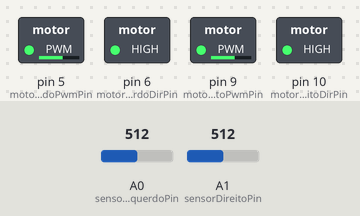
This sketch was run on a simulated Arduino Uno, built with avr-gcc and run on an emulated ATmega328P. Shown: switched loads named in the sketch (green lamp = pin HIGH). The test bench sets the inputs (shaded band); at power-on: A0 (sensorEsquerdoPin) = 512, A1 (sensorDireitoPin) = 512.

Above: at 1.2 s.
1.3 s: A0 (sensorEsquerdoPin) set to 716
At 1.8 s:
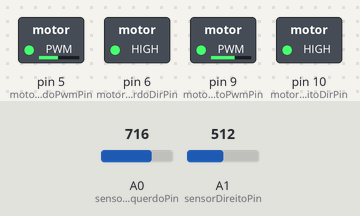
2.8 s: A1 (sensorDireitoPin) set to 900
At 4.0 s:
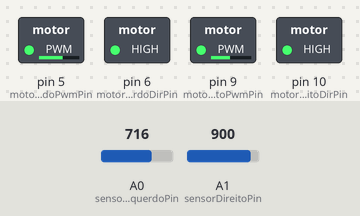
4.3 s: A1 (sensorDireitoPin) set to 716
At 5.3 s:
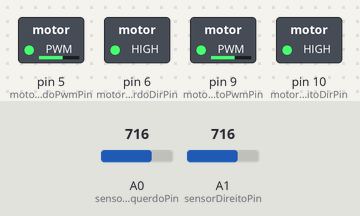
5.8 s: A1 (sensorDireitoPin) set to 511
At 6.4 s:
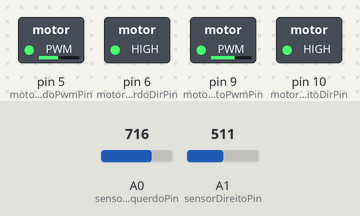
Timing chart, 0 to 8.3 s (numbered marks = the images above; inputs shaded):
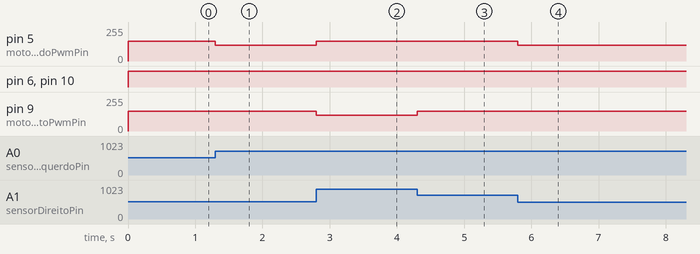

The sketch:

Carrinho_Seguidor_de_Linha.ino
```cpp
// Define os pinos dos sensores infravermelho
const int sensorEsquerdoPin = A0;
const int sensorDireitoPin = A1;

// Define os pinos dos motores
const int motorEsquerdoPwmPin = 5;
const int motorEsquerdoDirPin = 6;
const int motorDireitoPwmPin = 9;
const int motorDireitoDirPin = 10;

// Define as variáveis para controle dos motores
int velocidadeBase = 150; // velocidade base dos motores (0-255)
int correcaoVelocidade = 30; // correção de velocidade para um dos motores

void setup() {
  // Define os pinos dos motores como saídas
  pinMode(motorEsquerdoPwmPin, OUTPUT);
  pinMode(motorEsquerdoDirPin, OUTPUT);
  pinMode(motorDireitoPwmPin, OUTPUT);
  pinMode(motorDireitoDirPin, OUTPUT);

  // Define os pinos dos sensores infravermelho como entradas
  pinMode(sensorEsquerdoPin, INPUT);
  pinMode(sensorDireitoPin, INPUT);
}

void loop() {
  // Lê os valores dos sensores infravermelho
  int sensorEsquerdoValor = analogRead(sensorEsquerdoPin);
  int sensorDireitoValor = analogRead(sensorDireitoPin);

  // Calcula a diferença entre os valores dos sensores
  int diferenca = sensorEsquerdoValor - sensorDireitoValor;

  // Define a velocidade dos motores baseado na diferença
  int velocidadeEsquerda = velocidadeBase;
  int velocidadeDireita = velocidadeBase;

  // Se o robô estiver desviando para a direita, corrige a velocidade do motor esquerdo
  if (diferenca > 0) {
    velocidadeEsquerda = velocidadeEsquerda - correcaoVelocidade;
  }
  // Se o robô estiver desviando para a esquerda, corrige a velocidade do motor direito
  else if (diferenca < 0) {
    velocidadeDireita = velocidadeDireita - correcaoVelocidade;
  }

  // Define a direção dos motores (avançar)
  digitalWrite(motorEsquerdoDirPin, HIGH);
  digitalWrite(motorDireitoDirPin, HIGH);

  // Define a velocidade dos motores usando PWM
  analogWrite(motorEsquerdoPwmPin, velocidadeEsquerda);
  analogWrite(motorDireitoPwmPin, velocidadeDireita);
}
```

Measured:
- after the input at 1.3 s, pin 5 (motorEsquerdoPwmPin): 150/255 → 120/255 at once
- after the input at 2.8 s, pin 5 (motorEsquerdoPwmPin): 120/255 → 150/255 at once; pin 9 (motorDireitoPwmPin): 150/255 → 120/255 at once
- after the input at 4.3 s, pin 9 (motorDireitoPwmPin): 120/255 → 150/255 at once
- after the input at 5.8 s, pin 5 (motorEsquerdoPwmPin): 150/255 → 120/255 at once
